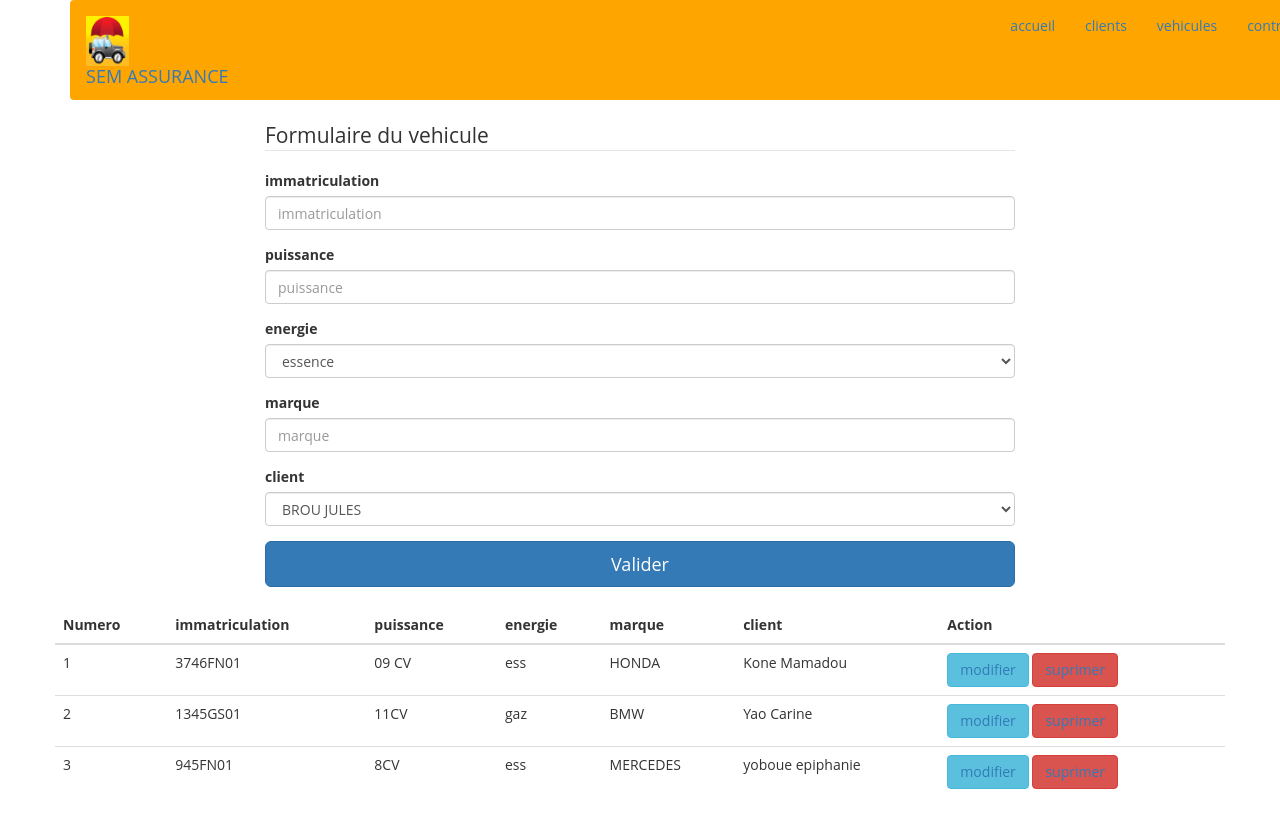
Screenshot of /vehicules.php with the database file from the repository.
### tables this page shows
CREATE TABLE `vehicule` (
  `id` int(11) NOT NULL,
  `immatriculation` varchar(100) NOT NULL,
  `puissance` varchar(100) NOT NULL,
  `energie` varchar(100) NOT NULL,
  `marque` varchar(100) NOT NULL,
  `id_client` int(11) NOT NULL
);

CREATE TABLE `clients` (
  `id` int(11) NOT NULL,
  `Nom` varchar(100) NOT NULL,
  `Prenom` varchar(100) NOT NULL,
  `Contact` varchar(100) NOT NULL
);

### vehicules.php (the view, shortened to what this page needs)
<?php include('connection.php');
?>
<!DOCTYPE html>
<html lang="">
	<head>
		<link rel="stylesheet" href="css/bootstrap.css" >
		<link rel="stylesheet" href="css/styles.css" >
	</head>
	<body>
		<div class="container">
			<?php include('menu.php');?>
			<div class="row">
				<div class="col-md-2"></div>
				<div class="col-md-8">
					<form action="" method="POST" role="form" enctype="multipart/form-data">
						<legend>Formulaire du vehicule</legend>
						<div class="form-group">
							<label for="">immatriculation</label>
							<input name="immatriculation" type="text" class="form-control" id="" placeholder="immatriculation " value="<?php if(isset($_GET['id'])){ echo $dataU['immatriculation'];} ?>" required>
						</div>
						<div class="form-group">
							<label for="">puissance</label>
							<input value="<?php if(isset($_GET['id'])){ echo $dataU['puissance'];} ?>" name="puissance" type="text" class="form-control" id="" placeholder="puissance">
						</div>
						<div class="form-group">
							<label for="">energie</label>
							<select name="energie" class="form-control" id="" placeholder="energie">
								<option value="ess">
								essence
								</option >
							</select>
						</div>
						<div class="form-group">
							<label for="">marque</label>
							<input value="<?php if(isset($_GET['id'])){ echo $dataU['marque'];} ?>" name="marque" type="text" class="form-control" id="" placeholder="marque">
						</div>
						<div class="form-group">
							<label for="">client</label>
							<select name="client" class="form-control">
					<?php
					$sqlcategorie="SELECT * FROM clients";
					$repcategorie=mysqli_query($link,$sqlcategorie);
					while ($datacat=mysqli_fetch_array($repcategorie)) {
						?>
						<option value="<?php echo $datacat['id'];?>">
						<?php echo $datacat['Nom']." ".$datacat['Prenom'];?>
						</option>
						<?php
					}
					?>
							</select>
						</div>
						<button name="btnValider" type="submit" class="btn btn-primary btn-lg btn-block">Valider</button>
					</form>
				</div>
				<div class="col-md-2"></div>
			</div>
<br>
			<div class="row">
				<table class="table">
					<thead>
						<tr>
							<th>Numero</th>
							<th>immatriculation</th>
							<th>puissance</th>
							<th>energie</th>
							<th>marque</th>
							<th>client</th>
							<th>Action</th>
						</tr>
					</thead>
					<tbody>
						<?php
							$n=1;
							$list=" SELECT
										immatriculation,
										vehicule.id,
										puissance,
										energie,
										marque,
										clients.Nom,
										clients.Prenom
									FROM vehicule
									INNER JOIN clients
									ON clients.id = vehicule.id_client";
							$res= mysqli_query($link,$list);
							while ($data = mysqli_fetch_array($res)){
							 ?>
						<tr>
							<td> <?php echo $n; ?> </td>
							<td><?php echo $data['immatriculation']; ?></td>
							<td><?php echo $data['puissance']; ?></td>
							<td><?php echo $data['energie']; ?></td>
							<td><?php echo $data['marque']; ?></td>
							<td><?php echo $data['Nom']." ".$data['Prenom']; ?></td>
							<td>
								<button type="button" class="btn btn-info"><a href="?id=<?php echo $data['id']; ?>">modifier</a></button>
								<button type="button" class="btn btn-danger"><a href="?sup=<?php echo $data['id']; ?>">suprimer</a></button>
							</td>
						</tr>
						<?php $n++;
						 } ?>
					</tbody>
				</table>
			</div>
		</div>
	</body>
</html>

### css/styles.css (style rules this page uses)
body { background-image: url(../img/grid.jpg); font-family: 'Open Sans',sans-serif; }

### rows the page displays
vehicule: immatriculation "3746FN01", puissance "09 CV", energie "ess", marque "HONDA", id_client.Nom "Kone", id_client.Prenom "Mamadou"
vehicule: immatriculation "1345GS01", puissance "11CV", energie "gaz", marque "BMW", id_client.Nom "Yao", id_client.Prenom "Carine"
vehicule: immatriculation "945FN01", puissance "8CV", energie "ess", marque "MERCEDES", id_client.Nom "yoboue", id_client.Prenom "epiphanie"

### other values shown
form field client "BROU JULES"
